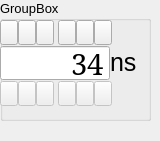
<?xml version="1.0" encoding="UTF-8"?>
<ui version="4.0">
 <author>Geoff Day</author>
 <class>bSpinBoxWidget</class>
 <widget class="QWidget" name="bSpinBoxWidget">
  <property name="geometry">
   <rect>
    <x>0</x>
    <y>0</y>
    <width>160</width>
    <height>141</height>
   </rect>
  </property>
  <property name="sizePolicy">
   <sizepolicy hsizetype="Expanding" vsizetype="Expanding">
    <horstretch>1</horstretch>
    <verstretch>1</verstretch>
   </sizepolicy>
  </property>
  <property name="minimumSize">
   <size>
    <width>100</width>
    <height>110</height>
   </size>
  </property>
  <property name="maximumSize">
   <size>
    <width>160</width>
    <height>300</height>
   </size>
  </property>
  <property name="windowTitle">
   <string>Widget</string>
  </property>
  <widget class="QGroupBox" name="groupBox">
   <property name="geometry">
    <rect>
     <x>0</x>
     <y>0</y>
     <width>151</width>
     <height>121</height>
    </rect>
   </property>
   <property name="sizePolicy">
    <sizepolicy hsizetype="Expanding" vsizetype="Expanding">
     <horstretch>0</horstretch>
     <verstretch>0</verstretch>
    </sizepolicy>
   </property>
   <property name="minimumSize">
    <size>
     <width>110</width>
     <height>0</height>
    </size>
   </property>
   <property name="maximumSize">
    <size>
     <width>160</width>
     <height>200</height>
    </size>
   </property>
   <property name="font">
    <font>
     <pointsize>10</pointsize>
    </font>
   </property>
   <property name="title">
    <string>GroupBox</string>
   </property>
   <widget class="QWidget" name="layoutWidget">
    <property name="geometry">
     <rect>
      <x>0</x>
      <y>20</y>
      <width>156</width>
      <height>95</height>
     </rect>
    </property>
    <layout class="QVBoxLayout" name="verticalLayout">
     <property name="spacing">
      <number>0</number>
     </property>
     <property name="sizeConstraint">
      <enum>QLayout::SetMaximumSize</enum>
     </property>
     <item>
      <layout class="QHBoxLayout" name="horizontalLayout">
       <property name="spacing">
        <number>0</number>
       </property>
       <property name="sizeConstraint">
        <enum>QLayout::SetMinimumSize</enum>
       </property>
       <item>
        <widget class="QPushButton" name="AddHundredThouButton">
         <property name="sizePolicy">
          <sizepolicy hsizetype="Fixed" vsizetype="Fixed">
           <horstretch>0</horstretch>
           <verstretch>0</verstretch>
          </sizepolicy>
         </property>
         <property name="maximumSize">
          <size>
           <width>18</width>
           <height>25</height>
          </size>
         </property>
         <property name="text">
          <string/>
         </property>
         <property name="icon">
          <iconset resource="icons.qrc">
           <normaloff>:/up_arrow.svg</normaloff>:/up_arrow.svg</iconset>
         </property>
        </widget>
       </item>
       <item>
        <widget class="QPushButton" name="AddTenThouButton">
         <property name="sizePolicy">
          <sizepolicy hsizetype="Fixed" vsizetype="Fixed">
           <horstretch>0</horstretch>
           <verstretch>0</verstretch>
          </sizepolicy>
         </property>
         <property name="maximumSize">
          <size>
           <width>18</width>
           <height>25</height>
          </size>
         </property>
         <property name="text">
          <string/>
         </property>
         <property name="icon">
          <iconset resource="icons.qrc">
           <normaloff>:/up_arrow.svg</normaloff>:/up_arrow.svg</iconset>
         </property>
        </widget>
       </item>
       <item>
        <widget class="QPushButton" name="AddThousandButton">
         <property name="sizePolicy">
          <sizepolicy hsizetype="Fixed" vsizetype="Fixed">
           <horstretch>0</horstretch>
           <verstretch>0</verstretch>
          </sizepolicy>
         </property>
         <property name="maximumSize">
          <size>
           <width>18</width>
           <height>25</height>
          </size>
         </property>
         <property name="text">
          <string/>
         </property>
         <property name="icon">
          <iconset resource="icons.qrc">
           <normaloff>:/up_arrow.svg</normaloff>:/up_arrow.svg</iconset>
         </property>
        </widget>
       </item>
       <item>
        <spacer name="dotlSpacer">
         <property name="orientation">
          <enum>Qt::Horizontal</enum>
         </property>
         <property name="sizeType">
          <enum>QSizePolicy::Fixed</enum>
         </property>
         <property name="sizeHint" stdset="0">
          <size>
           <width>4</width>
           <height>25</height>
          </size>
         </property>
        </spacer>
       </item>
       <item>
        <widget class="QPushButton" name="AddHundredButton">
         <property name="sizePolicy">
          <sizepolicy hsizetype="Fixed" vsizetype="Fixed">
           <horstretch>0</horstretch>
           <verstretch>0</verstretch>
          </sizepolicy>
         </property>
         <property name="maximumSize">
          <size>
           <width>18</width>
           <height>25</height>
          </size>
         </property>
         <property name="layoutDirection">
          <enum>Qt::LeftToRight</enum>
         </property>
         <property name="text">
          <string/>
         </property>
         <property name="icon">
          <iconset resource="icons.qrc">
           <normaloff>:/up_arrow.svg</normaloff>:/up_arrow.svg</iconset>
         </property>
        </widget>
       </item>
       <item>
        <widget class="QPushButton" name="AddTenButton">
         <property name="sizePolicy">
          <sizepolicy hsizetype="Fixed" vsizetype="Fixed">
           <horstretch>0</horstretch>
           <verstretch>0</verstretch>
          </sizepolicy>
         </property>
         <property name="maximumSize">
          <size>
           <width>18</width>
           <height>25</height>
          </size>
         </property>
         <property name="text">
          <string/>
         </property>
         <property name="icon">
          <iconset resource="icons.qrc">
           <normaloff>:/up_arrow.svg</normaloff>:/up_arrow.svg</iconset>
         </property>
        </widget>
       </item>
       <item>
        <widget class="QPushButton" name="AddOneButton">
         <property name="sizePolicy">
          <sizepolicy hsizetype="Fixed" vsizetype="Fixed">
           <horstretch>0</horstretch>
           <verstretch>0</verstretch>
          </sizepolicy>
         </property>
         <property name="maximumSize">
          <size>
           <width>18</width>
           <height>25</height>
          </size>
         </property>
         <property name="text">
          <string/>
         </property>
         <property name="icon">
          <iconset resource="icons.qrc">
           <normaloff>:/up_arrow.svg</normaloff>:/up_arrow.svg</iconset>
         </property>
        </widget>
       </item>
       <item>
        <spacer name="timeSpacer">
         <property name="orientation">
          <enum>Qt::Horizontal</enum>
         </property>
         <property name="sizeType">
          <enum>QSizePolicy::Fixed</enum>
         </property>
         <property name="sizeHint" stdset="0">
          <size>
           <width>40</width>
           <height>20</height>
          </size>
         </property>
        </spacer>
       </item>
      </layout>
     </item>
     <item>
      <layout class="QHBoxLayout" name="horizontalLayout_2">
       <property name="spacing">
        <number>0</number>
       </property>
       <property name="sizeConstraint">
        <enum>QLayout::SetMinimumSize</enum>
       </property>
       <property name="topMargin">
        <number>0</number>
       </property>
       <item>
        <widget class="QSpinBox" name="spinBox">
         <property name="sizePolicy">
          <sizepolicy hsizetype="Minimum" vsizetype="Minimum">
           <horstretch>0</horstretch>
           <verstretch>0</verstretch>
          </sizepolicy>
         </property>
         <property name="maximumSize">
          <size>
           <width>110</width>
           <height>36</height>
          </size>
         </property>
         <property name="font">
          <font>
           <family>Serif</family>
           <pointsize>22</pointsize>
           <kerning>true</kerning>
          </font>
         </property>
         <property name="layoutDirection">
          <enum>Qt::LeftToRight</enum>
         </property>
         <property name="frame">
          <bool>true</bool>
         </property>
         <property name="alignment">
          <set>Qt::AlignRight|Qt::AlignTrailing|Qt::AlignVCenter</set>
         </property>
         <property name="buttonSymbols">
          <enum>QAbstractSpinBox::NoButtons</enum>
         </property>
         <property name="showGroupSeparator" stdset="0">
          <bool>true</bool>
         </property>
         <property name="maximum">
          <number>327680</number>
         </property>
         <property name="singleStep">
          <number>5</number>
         </property>
         <property name="value">
          <number>34</number>
         </property>
        </widget>
       </item>
       <item>
        <widget class="QLabel" name="timelabel">
         <property name="sizePolicy">
          <sizepolicy hsizetype="Fixed" vsizetype="Fixed">
           <horstretch>0</horstretch>
           <verstretch>0</verstretch>
          </sizepolicy>
         </property>
         <property name="font">
          <font>
           <pointsize>19</pointsize>
          </font>
         </property>
         <property name="text">
          <string>ns  </string>
         </property>
        </widget>
       </item>
      </layout>
     </item>
     <item>
      <layout class="QHBoxLayout" name="horizontalLayout_3">
       <property name="spacing">
        <number>0</number>
       </property>
       <item>
        <widget class="QPushButton" name="SubHundredThouButton">
         <property name="enabled">
          <bool>false</bool>
         </property>
         <property name="sizePolicy">
          <sizepolicy hsizetype="Fixed" vsizetype="Fixed">
           <horstretch>0</horstretch>
           <verstretch>0</verstretch>
          </sizepolicy>
         </property>
         <property name="maximumSize">
          <size>
           <width>18</width>
           <height>25</height>
          </size>
         </property>
         <property name="text">
          <string/>
         </property>
         <property name="icon">
          <iconset resource="icons.qrc">
           <normaloff>:/down_arrow.svg</normaloff>:/down_arrow.svg</iconset>
         </property>
        </widget>
       </item>
       <item>
        <widget class="QPushButton" name="SubTenThouButton">
         <property name="enabled">
          <bool>false</bool>
         </property>
         <property name="sizePolicy">
          <sizepolicy hsizetype="Fixed" vsizetype="Fixed">
           <horstretch>0</horstretch>
           <verstretch>0</verstretch>
          </sizepolicy>
         </property>
         <property name="maximumSize">
          <size>
           <width>18</width>
           <height>25</height>
          </size>
         </property>
         <property name="text">
          <string/>
         </property>
         <property name="icon">
          <iconset resource="icons.qrc">
           <normaloff>:/down_arrow.svg</normaloff>:/down_arrow.svg</iconset>
         </property>
        </widget>
       </item>
       <item>
        <widget class="QPushButton" name="SubThousandButton">
         <property name="enabled">
          <bool>false</bool>
         </property>
         <property name="sizePolicy">
          <sizepolicy hsizetype="Fixed" vsizetype="Fixed">
           <horstretch>0</horstretch>
           <verstretch>0</verstretch>
          </sizepolicy>
         </property>
         <property name="maximumSize">
          <size>
           <width>18</width>
           <height>25</height>
          </size>
         </property>
         <property name="text">
          <string/>
         </property>
         <property name="icon">
          <iconset resource="icons.qrc">
           <normaloff>:/down_arrow.svg</normaloff>:/down_arrow.svg</iconset>
         </property>
        </widget>
       </item>
       <item>
        <spacer name="down">
         <property name="orientation">
          <enum>Qt::Horizontal</enum>
         </property>
         <property name="sizeType">
          <enum>QSizePolicy::Fixed</enum>
         </property>
         <property name="sizeHint" stdset="0">
          <size>
           <width>4</width>
           <height>22</height>
          </size>
         </property>
        </spacer>
       </item>
       <item>
        <widget class="QPushButton" name="SubHundredButton">
         <property name="enabled">
          <bool>false</bool>
         </property>
         <property name="sizePolicy">
          <sizepolicy hsizetype="Fixed" vsizetype="Fixed">
           <horstretch>0</horstretch>
           <verstretch>0</verstretch>
          </sizepolicy>
         </property>
         <property name="maximumSize">
          <size>
           <width>18</width>
           <height>25</height>
          </size>
         </property>
         <property name="text">
          <string/>
         </property>
         <property name="icon">
          <iconset resource="icons.qrc">
           <normaloff>:/down_arrow.svg</normaloff>:/down_arrow.svg</iconset>
         </property>
        </widget>
       </item>
       <item>
        <widget class="QPushButton" name="SubTenButton">
         <property name="enabled">
          <bool>false</bool>
         </property>
         <property name="sizePolicy">
          <sizepolicy hsizetype="Fixed" vsizetype="Fixed">
           <horstretch>0</horstretch>
           <verstretch>0</verstretch>
          </sizepolicy>
         </property>
         <property name="maximumSize">
          <size>
           <width>18</width>
           <height>25</height>
          </size>
         </property>
         <property name="text">
          <string/>
         </property>
         <property name="icon">
          <iconset resource="icons.qrc">
           <normaloff>:/down_arrow.svg</normaloff>:/down_arrow.svg</iconset>
         </property>
        </widget>
       </item>
       <item>
        <widget class="QPushButton" name="SubOneButton">
         <property name="enabled">
          <bool>false</bool>
         </property>
         <property name="sizePolicy">
          <sizepolicy hsizetype="Fixed" vsizetype="Fixed">
           <horstretch>0</horstretch>
           <verstretch>0</verstretch>
          </sizepolicy>
         </property>
         <property name="maximumSize">
          <size>
           <width>18</width>
           <height>25</height>
          </size>
         </property>
         <property name="text">
          <string/>
         </property>
         <property name="icon">
          <iconset resource="icons.qrc">
           <normaloff>:/down_arrow.svg</normaloff>:/down_arrow.svg</iconset>
         </property>
        </widget>
       </item>
       <item>
        <spacer name="timeSpacerdown">
         <property name="orientation">
          <enum>Qt::Horizontal</enum>
         </property>
         <property name="sizeType">
          <enum>QSizePolicy::Fixed</enum>
         </property>
         <property name="sizeHint" stdset="0">
          <size>
           <width>40</width>
           <height>22</height>
          </size>
         </property>
        </spacer>
       </item>
      </layout>
     </item>
    </layout>
   </widget>
  </widget>
 </widget>
 <layoutdefault spacing="0" margin="0"/>
 <resources>
  <include location="icons.qrc"/>
 </resources>
 <connections>
  <connection>
   <sender>SubTenButton</sender>
   <signal>clicked()</signal>
   <receiver>bSpinBoxWidget</receiver>
   <slot>on_SubTen_Clicked()</slot>
   <hints>
    <hint type="sourcelabel">
     <x>117</x>
     <y>99</y>
    </hint>
    <hint type="destinationlabel">
     <x>97</x>
     <y>110</y>
    </hint>
   </hints>
  </connection>
  <connection>
   <sender>AddThousandButton</sender>
   <signal>clicked()</signal>
   <receiver>bSpinBoxWidget</receiver>
   <slot>on_AddThousand_Clicked()</slot>
   <hints>
    <hint type="sourcelabel">
     <x>67</x>
     <y>40</y>
    </hint>
    <hint type="destinationlabel">
     <x>110</x>
     <y>80</y>
    </hint>
   </hints>
  </connection>
  <connection>
   <sender>SubOneButton</sender>
   <signal>clicked()</signal>
   <receiver>bSpinBoxWidget</receiver>
   <slot>on_SubOne_Clicked()</slot>
   <hints>
    <hint type="sourcelabel">
     <x>139</x>
     <y>99</y>
    </hint>
    <hint type="destinationlabel">
     <x>110</x>
     <y>56</y>
    </hint>
   </hints>
  </connection>
  <connection>
   <sender>SubHundredButton</sender>
   <signal>clicked()</signal>
   <receiver>bSpinBoxWidget</receiver>
   <slot>on_SubHundred_Clicked()</slot>
   <hints>
    <hint type="sourcelabel">
     <x>95</x>
     <y>99</y>
    </hint>
    <hint type="destinationlabel">
     <x>59</x>
     <y>102</y>
    </hint>
   </hints>
  </connection>
  <connection>
   <sender>AddTenButton</sender>
   <signal>clicked()</signal>
   <receiver>bSpinBoxWidget</receiver>
   <slot>on_AddTen_Clicked()</slot>
   <hints>
    <hint type="sourcelabel">
     <x>117</x>
     <y>34</y>
    </hint>
    <hint type="destinationlabel">
     <x>110</x>
     <y>40</y>
    </hint>
   </hints>
  </connection>
  <connection>
   <sender>AddOneButton</sender>
   <signal>clicked()</signal>
   <receiver>bSpinBoxWidget</receiver>
   <slot>on_AddOne_Clicked()</slot>
   <hints>
    <hint type="sourcelabel">
     <x>139</x>
     <y>36</y>
    </hint>
    <hint type="destinationlabel">
     <x>110</x>
     <y>11</y>
    </hint>
   </hints>
  </connection>
  <connection>
   <sender>AddHundredButton</sender>
   <signal>clicked()</signal>
   <receiver>bSpinBoxWidget</receiver>
   <slot>on_AddHundred_Clicked()</slot>
   <hints>
    <hint type="sourcelabel">
     <x>95</x>
     <y>44</y>
    </hint>
    <hint type="destinationlabel">
     <x>110</x>
     <y>103</y>
    </hint>
   </hints>
  </connection>
  <connection>
   <sender>SubThousandButton</sender>
   <signal>clicked()</signal>
   <receiver>bSpinBoxWidget</receiver>
   <slot>on_SubThousand_Clicked()</slot>
   <hints>
    <hint type="sourcelabel">
     <x>67</x>
     <y>99</y>
    </hint>
    <hint type="destinationlabel">
     <x>43</x>
     <y>110</y>
    </hint>
   </hints>
  </connection>
  <connection>
   <sender>AddTenThouButton</sender>
   <signal>clicked()</signal>
   <receiver>bSpinBoxWidget</receiver>
   <slot>on_AddTenThou_Clicked()</slot>
   <hints>
    <hint type="sourcelabel">
     <x>34</x>
     <y>34</y>
    </hint>
    <hint type="destinationlabel">
     <x>88</x>
     <y>60</y>
    </hint>
   </hints>
  </connection>
  <connection>
   <sender>AddHundredThouButton</sender>
   <signal>clicked()</signal>
   <receiver>bSpinBoxWidget</receiver>
   <slot>on_AddHundredThou_Clicked()</slot>
   <hints>
    <hint type="sourcelabel">
     <x>12</x>
     <y>34</y>
    </hint>
    <hint type="destinationlabel">
     <x>88</x>
     <y>60</y>
    </hint>
   </hints>
  </connection>
  <connection>
   <sender>SubTenThouButton</sender>
   <signal>clicked()</signal>
   <receiver>bSpinBoxWidget</receiver>
   <slot>on_SubTenThou_Clicked()</slot>
   <hints>
    <hint type="sourcelabel">
     <x>34</x>
     <y>87</y>
    </hint>
    <hint type="destinationlabel">
     <x>88</x>
     <y>60</y>
    </hint>
   </hints>
  </connection>
  <connection>
   <sender>SubHundredThouButton</sender>
   <signal>clicked()</signal>
   <receiver>bSpinBoxWidget</receiver>
   <slot>on_SubHundredThou_Clicked()</slot>
   <hints>
    <hint type="sourcelabel">
     <x>12</x>
     <y>87</y>
    </hint>
    <hint type="destinationlabel">
     <x>88</x>
     <y>60</y>
    </hint>
   </hints>
  </connection>
 </connections>
 <slots>
  <slot>on_AddOne_Clicked()</slot>
  <slot>on_AddTen_Clicked()</slot>
  <slot>on_AddThousand_Clicked()</slot>
  <slot>on_AddHundred_Clicked()</slot>
  <slot>on_SubOne_Clicked()</slot>
  <slot>on_SubTen_Clicked()</slot>
  <slot>on_SubHundred_Clicked()</slot>
  <slot>on_SubThousand_Clicked()</slot>
  <slot>on_AddTenThou_Clicked()</slot>
  <slot>on_AddHundredThou_Clicked()</slot>
  <slot>on_SubHundredThou_Clicked()</slot>
  <slot>on_SubTenThou_Clicked()</slot>
 </slots>
</ui>
